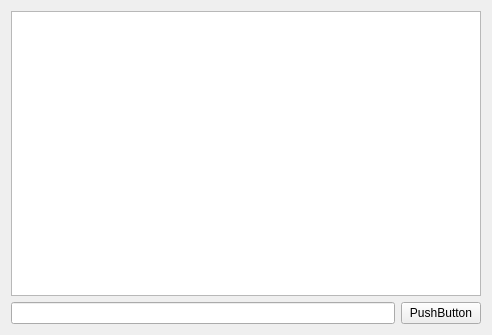
<?xml version="1.0" encoding="UTF-8"?>
<ui version="4.0">
 <class>Marvin</class>
 <widget class="QWidget" name="Marvin">
  <property name="geometry">
   <rect>
    <x>0</x>
    <y>0</y>
    <width>492</width>
    <height>335</height>
   </rect>
  </property>
  <property name="windowTitle">
   <string>Marvin</string>
  </property>
  <layout class="QVBoxLayout" name="verticalLayout_2">
   <item>
    <layout class="QVBoxLayout" name="verticalLayout_3">
     <item>
      <widget class="QListWidget" name="listWidget"/>
     </item>
    </layout>
   </item>
   <item>
    <layout class="QHBoxLayout" name="horizontalLayout_2">
     <item>
      <widget class="QLineEdit" name="lineEdit"/>
     </item>
     <item>
      <widget class="QPushButton" name="pushButton">
       <property name="text">
        <string>PushButton</string>
       </property>
      </widget>
     </item>
    </layout>
   </item>
  </layout>
 </widget>
 <resources/>
 <connections/>
</ui>
